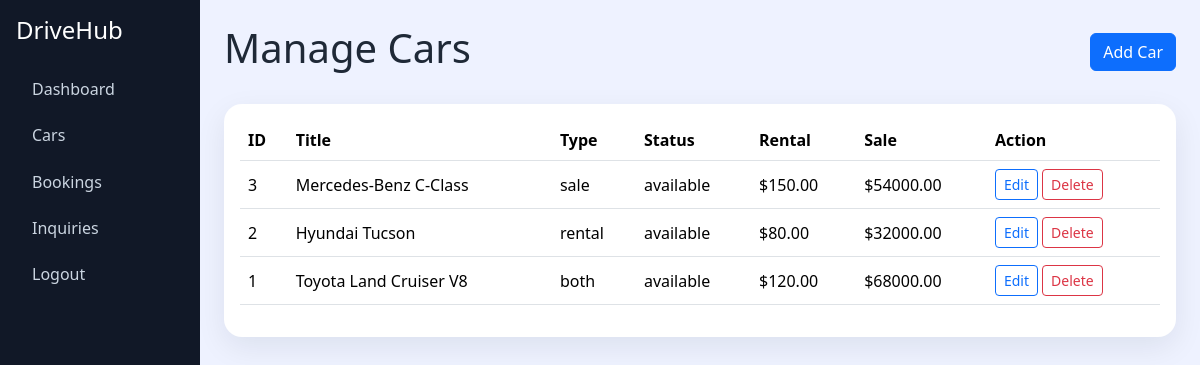
/admin/cars/index.php (signed in), run on the app's committed database.
### tables this page shows
CREATE TABLE cars (id INT AUTO_INCREMENT PRIMARY KEY,title VARCHAR(150) NOT NULL,brand VARCHAR(100) NOT NULL,model VARCHAR(100) NOT NULL,year VARCHAR(10),color VARCHAR(50),registration_number VARCHAR(50),fuel_type VARCHAR(50),transmission VARCHAR(50),seats INT DEFAULT 4,mileage INT DEFAULT 0,rental_price_per_day DECIMAL(10,2) DEFAULT 0,sale_price DECIMAL(12,2) DEFAULT 0,description TEXT,image VARCHAR(255),status ENUM('available','rented','sold') DEFAULT 'available',condition_label VARCHAR(50) DEFAULT 'Used',car_type ENUM('rental','sale','both') DEFAULT 'both',is_featured TINYINT(1) DEFAULT 0,created_at TIMESTAMP DEFAULT CURRENT_TIMESTAMP);

### config/db.php (called while the page is built, shortened)
<?php
function db(): PDO {
    static $pdo = null;
    if ($pdo === null) {
        $dsn = 'mysql:host=' . DB_HOST . ';dbname=' . DB_NAME . ';charset=utf8mb4';
        $pdo = new PDO($dsn, DB_USER, DB_PASS, [
            PDO::ATTR_ERRMODE => PDO::ERRMODE_EXCEPTION,
            PDO::ATTR_DEFAULT_FETCH_MODE => PDO::FETCH_ASSOC,
            PDO::ATTR_EMULATE_PREPARES => false,
        ]);
    }
    return $pdo;
}

### includes/functions.php (called while the page is built, shortened)
<?php
require_once __DIR__ . '/../config/db.php';
function e(string $value): string { return htmlspecialchars($value, ENT_QUOTES, 'UTF-8'); }

### admin/cars/index.php (the view)
<?php require_once __DIR__ . '/../../includes/functions.php'; require_admin(); $cars=db()->query('SELECT * FROM cars ORDER BY id DESC')->fetchAll(); ?><!DOCTYPE html><html><head><meta charset="UTF-8"><meta name="viewport" content="width=device-width, initial-scale=1.0"><title>Manage Cars</title><link rel="stylesheet" href="https://cdn.jsdelivr.net/npm/bootstrap@5.3.3/dist/css/bootstrap.min.css"><link rel="stylesheet" href="/car-rent-sale-system/assets/css/style.css"></head><body class="dashboard-wrapper"><div class="container-fluid"><div class="row"><?php include __DIR__ . '/../includes/sidebar.php'; ?><div class="col-lg-10 p-4"><div class="d-flex justify-content-between align-items-center mb-4"><h1>Manage Cars</h1><a href="/car-rent-sale-system/admin/cars/add.php" class="btn btn-primary">Add Car</a></div><div class="table-wrap"><table class="table align-middle"><thead><tr><th>ID</th><th>Title</th><th>Type</th><th>Status</th><th>Rental</th><th>Sale</th><th>Action</th></tr></thead><tbody><?php foreach($cars as $car): ?><tr><td><?= (int)$car['id']; ?></td><td><?= e($car['title']); ?></td><td><?= e($car['car_type']); ?></td><td><?= e($car['status']); ?></td><td>$<?= e($car['rental_price_per_day']); ?></td><td>$<?= e($car['sale_price']); ?></td><td><a class="btn btn-sm btn-outline-primary" href="/car-rent-sale-system/admin/cars/edit.php?id=<?= (int)$car['id']; ?>">Edit</a> <a class="btn btn-sm btn-outline-danger" href="/car-rent-sale-system/admin/cars/delete.php?id=<?= (int)$car['id']; ?>" onclick="return confirm('Delete this car?')">Delete</a></td></tr><?php endforeach; ?></tbody></table></div></div></div></div></body></html>

### admin/includes/sidebar.php
<div class="col-lg-2 admin-sidebar p-3"><h4 class="text-white mb-4">DriveHub</h4><nav class="nav flex-column"><a class="nav-link" href="/car-rent-sale-system/admin/dashboard.php">Dashboard</a><a class="nav-link" href="/car-rent-sale-system/admin/cars/index.php">Cars</a><a class="nav-link" href="/car-rent-sale-system/admin/bookings/index.php">Bookings</a><a class="nav-link" href="/car-rent-sale-system/admin/inquiries/index.php">Inquiries</a><a class="nav-link" href="/car-rent-sale-system/auth/logout.php">Logout</a></nav></div>

### assets/css/style.css (style rules this page uses)
:root { --primary:#092e66;--dark:#111827;--accent:#f59e0b; }
body { background:#f5f7fb;color:#1f2937 }
.admin-sidebar { min-height:100vh;background:var(--dark) }
.admin-sidebar .nav-link { color:#cbd5e1;border-radius:12px;margin-bottom:.4rem }
.dashboard-wrapper { background:#eef2ff;min-height:100vh }
.table-wrap,.form-box { background:#fff;border-radius:18px;box-shadow:0 10px 30px rgba(15,23,42,.08);padding:1rem }

### data on the page
cars: id "3", title "Mercedes-Benz C-Class", car_type "sale", status "available", rental_price_per_day "150.00", sale_price "54000.00"
cars: id "2", title "Hyundai Tucson", car_type "rental", status "available", rental_price_per_day "80.00", sale_price "32000.00"
cars: id "1", title "Toyota Land Cruiser V8", car_type "both", status "available", rental_price_per_day "120.00", sale_price "68000.00"
